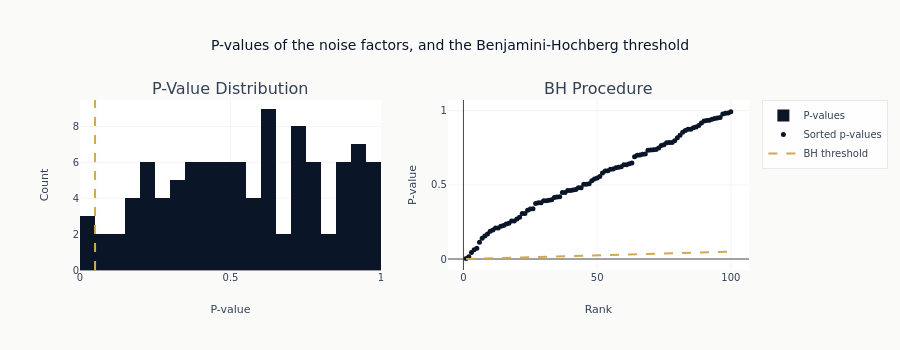

Write notebook code for a chart like this one.
### Code cell
# Visualize BH procedure
fig = make_subplots(rows=1, cols=2, subplot_titles=["P-Value Distribution", "BH Procedure"])

# P-value histogram (should be uniform under null)
fig.add_trace(
    go.Histogram(
        x=p_values,
        nbinsx=20,
        name="P-values",
        marker_color=COLORS["blue"],
    ),
    row=1,
    col=1,
)

fig.add_vline(x=0.05, line_dash="dash", line_color=COLORS["amber"], row=1, col=1)

# BH procedure visualization
sorted_idx = np.argsort(p_values)
sorted_p = p_values[sorted_idx]
ranks = np.arange(1, n_factors + 1)
bh_threshold = (ranks / n_factors) * 0.05

fig.add_trace(
    go.Scatter(
        x=ranks,
        y=sorted_p,
        mode="markers",
        name="Sorted p-values",
        marker=dict(size=5, color=COLORS["blue"]),
    ),
    row=1,
    col=2,
)

fig.add_trace(
    go.Scatter(
        x=ranks,
        y=bh_threshold,
        mode="lines",
        name="BH threshold",
        line=dict(dash="dash", color=COLORS["amber"]),
    ),
    row=1,
    col=2,
)

fig.update_layout(
    height=350,
    title_text="P-values of the noise factors, and the Benjamini-Hochberg threshold",
)
fig.update_xaxes(title_text="P-value", row=1, col=1)
fig.update_yaxes(title_text="Count", row=1, col=1)
fig.update_xaxes(title_text="Rank", row=1, col=2)
fig.update_yaxes(title_text="P-value", row=1, col=2)

show_plotly_with_alt(
    fig,
    alt=(
        "Two panels. The left panel is a histogram of the p-values across the hundred "
        "noise factors: roughly flat between zero and one, which is what a uniform "
        "distribution under a true null looks like, with a dashed amber line at the "
        "significance level near the left edge. The right panel plots the sorted p-values "
        "against their rank as a rising curve from near zero to one, with the "
        "Benjamini-Hochberg threshold drawn as a dashed amber line rising almost flat "
        "along the bottom. The sorted curve sits above the threshold line everywhere "
        "except at the very lowest ranks, so no p-value is far enough below it to be "
        "declared a discovery."
    ),
)

### Figure 1 — Plotly figure (JSON) as saved in the notebook; plotly's stock layout.template omitted (floating-point values rounded to 4 significant figures)
{"data": [{"marker": {"color": "#0a1628"}, "name": "P-values", "nbinsx": 20, "type": "histogram", "x": [0.3787, 0.6218, 0.3061, 0.4624, 0.3928, 0.9312, 0.6896, 0.9169, 0.9345, 0.281, 0.5464, 0.5562, 0.6999, 0.4001, 0.5038, 0.994, 0.2555, 0.3747, 0.004189, 0.01579, 0.9542, 0.4491, 0.7019, 0.5796, 0.5047, 0.7494, 0.3799, 0.8907, 0.735, 0.7335, 0.4207, 0.236, 0.593, 0.9433, 0.867, 0.418, 0.2095, 0.1866, 0.786, 0.9473, 0.606, 0.7067, 0.3934, 0.07181, 0.7974, 0.9, 0.643, 0.9514, 0.7708, 0.1137, 0.3966, 0.635, 0.8548, 0.9831, 0.4143, 0.2265, 0.7853, 0.4801, 0.1398, 0.7074, 0.1688, 0.8171, 0.8342, 0.9855, 0.8757, 0.0623, 0.3387, 0.4491, 0.04456, 0.7651, 0.7377, 0.6159, 0.6354, 0.4695, 0.3292, 0.886, 0.7844, 0.5389, 0.4651, 0.4623, 0.6472, 0.9785, 0.1549, 0.2207, 0.2416, 0.1957, 0.619, 0.2566, 0.508, 0.3377, 0.4799, 0.5275, 0.7367, 0.2093, 0.2695, 0.9367, 0.6063, 0.8754, 0.3072, 0.5956], "xaxis": "x", "yaxis": "y"}, {"marker": {"color": "#0a1628", "size": 5}, "mode": "markers", "name": "Sorted p-values", "type": "scatter", "x": [1, 2, 3, 4, 5, 6, 7, 8, 9, 10, 11, 12, 13, 14, 15, 16, 17, 18, 19, 20, 21, 22, 23, 24, 25, 26, 27, 28, 29, 30, 31, 32, 33, 34, 35, 36, 37, 38, 39, 40, 41, 42, 43, 44, 45, 46, 47, 48, 49, 50, 51, 52, 53, 54, 55, 56, 57, 58, 59, 60, 61, 62, 63, 64, 65, 66, 67, 68, 69, 70, 71, 72, 73, 74, 75, 76, 77, 78, 79, 80, 81, 82, 83, 84, 85, 86, 87, 88, 89, 90, 91, 92, 93, 94, 95, 96, 97, 98, 99, 100], "xaxis": "x2", "y": [0.004189, 0.01579, 0.04456, 0.0623, 0.07181, 0.1137, 0.1398, 0.1549, 0.1688, 0.1866, 0.1957, 0.2093, 0.2095, 0.2207, 0.2265, 0.236, 0.2416, 0.2555, 0.2566, 0.2695, 0.281, 0.3061, 0.3072, 0.3292, 0.3377, 0.3387, 0.3747, 0.3787, 0.3799, 0.3928, 0.3934, 0.3966, 0.4001, 0.4143, 0.418, 0.4207, 0.4491, 0.4491, 0.4623, 0.4624, 0.4651, 0.4695, 0.4799, 0.4801, 0.5038, 0.5047, 0.508, 0.5275, 0.5389, 0.5464, 0.5562, 0.5796, 0.593, 0.5956, 0.606, 0.6063, 0.6159, 0.619, 0.6218, 0.635, 0.6354, 0.643, 0.6472, 0.6896, 0.6999, 0.7019, 0.7067, 0.7074, 0.7335, 0.735, 0.7367, 0.7377, 0.7494, 0.7651, 0.7708, 0.7844, 0.7853, 0.786, 0.7974, 0.8171, 0.8342, 0.8548, 0.867, 0.8754, 0.8757, 0.886, 0.8907, 0.9, 0.9169, 0.9312, 0.9345, 0.9367, 0.9433, 0.9473, 0.9514, 0.9542, 0.9785, 0.9831, 0.9855, 0.994], "yaxis": "y2"}, {"line": {"color": "#D4A84B", "dash": "dash"}, "mode": "lines", "name": "BH threshold", "type": "scatter", "x": [1, 2, 3, 4, 5, 6, 7, 8, 9, 10, 11, 12, 13, 14, 15, 16, 17, 18, 19, 20, 21, 22, 23, 24, 25, 26, 27, 28, 29, 30, 31, 32, 33, 34, 35, 36, 37, 38, 39, 40, 41, 42, 43, 44, 45, 46, 47, 48, 49, 50, 51, 52, 53, 54, 55, 56, 57, 58, 59, 60, 61, 62, 63, 64, 65, 66, 67, 68, 69, 70, 71, 72, 73, 74, 75, 76, 77, 78, 79, 80, 81, 82, 83, 84, 85, 86, 87, 88, 89, 90, 91, 92, 93, 94, 95, 96, 97, 98, 99, 100], "xaxis": "x2", "y": [0.0005, 0.001, 0.0015, 0.002, 0.0025, 0.003, 0.0035, 0.004, 0.0045, 0.005, 0.0055, 0.006, 0.0065, 0.007, 0.0075, 0.008, 0.0085, 0.009, 0.0095, 0.01, 0.0105, 0.011, 0.0115, 0.012, 0.0125, 0.013, 0.0135, 0.014, 0.0145, 0.015, 0.0155, 0.016, 0.0165, 0.017, 0.0175, 0.018, 0.0185, 0.019, 0.0195, 0.02, 0.0205, 0.021, 0.0215, 0.022, 0.0225, 0.023, 0.0235, 0.024, 0.0245, 0.025, 0.0255, 0.026, 0.0265, 0.027, 0.0275, 0.028, 0.0285, 0.029, 0.0295, 0.03, 0.0305, 0.031, 0.0315, 0.032, 0.0325, 0.033, 0.0335, 0.034, 0.0345, 0.035, 0.0355, 0.036, 0.0365, 0.037, 0.0375, 0.038, 0.0385, 0.039, 0.0395, 0.04, 0.0405, 0.041, 0.0415, 0.042, 0.0425, 0.043, 0.0435, 0.044, 0.0445, 0.045, 0.0455, 0.046, 0.0465, 0.047, 0.0475, 0.048, 0.0485, 0.049, 0.0495, 0.05], "yaxis": "y2"}], "layout": {"annotations": [{"font": {"size": 16}, "showarrow": false, "text": "P-Value Distribution", "x": 0.225, "xanchor": "center", "xref": "paper", "y": 1.0, "yanchor": "bottom", "yref": "paper"}, {"font": {"size": 16}, "showarrow": false, "text": "BH Procedure", "x": 0.775, "xanchor": "center", "xref": "paper", "y": 1.0, "yanchor": "bottom", "yref": "paper"}], "height": 350, "shapes": [{"line": {"color": "#D4A84B", "dash": "dash"}, "type": "line", "x0": 0.05, "x1": 0.05, "xref": "x", "y0": 0, "y1": 1, "yref": "y domain"}], "title": {"text": "P-values of the noise factors, and the Benjamini-Hochberg threshold"}, "xaxis": {"anchor": "y", "domain": [0.0, 0.45], "title": {"text": "P-value"}}, "xaxis2": {"anchor": "y2", "domain": [0.55, 1.0], "title": {"text": "Rank"}}, "yaxis": {"anchor": "x", "domain": [0.0, 1.0], "title": {"text": "Count"}}, "yaxis2": {"anchor": "x2", "domain": [0.0, 1.0], "title": {"text": "P-value"}}}}
